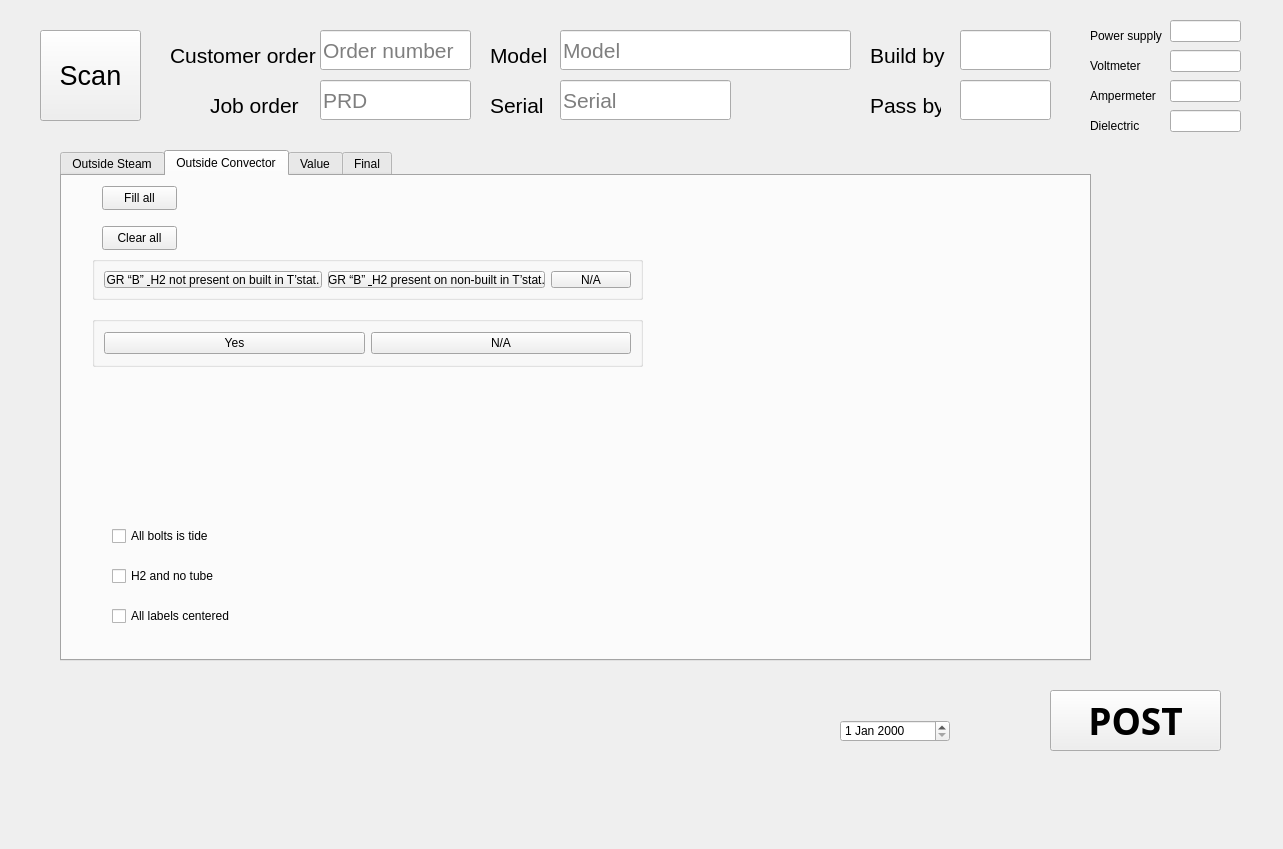
<?xml version="1.0" encoding="UTF-8"?>
<ui version="4.0">
 <class>MainWindow</class>
 <widget class="QMainWindow" name="MainWindow">
  <property name="geometry">
   <rect>
    <x>0</x>
    <y>0</y>
    <width>1283</width>
    <height>849</height>
   </rect>
  </property>
  <property name="mouseTracking">
   <bool>false</bool>
  </property>
  <property name="windowTitle">
   <string>MainWindow</string>
  </property>
  <property name="autoFillBackground">
   <bool>false</bool>
  </property>
  <widget class="QWidget" name="centralwidget">
   <widget class="QPushButton" name="scan_Button">
    <property name="enabled">
     <bool>true</bool>
    </property>
    <property name="geometry">
     <rect>
      <x>40</x>
      <y>30</y>
      <width>101</width>
      <height>91</height>
     </rect>
    </property>
    <property name="font">
     <font>
      <pointsize>20</pointsize>
     </font>
    </property>
    <property name="cursor">
     <cursorShape>PointingHandCursor</cursorShape>
    </property>
    <property name="mouseTracking">
     <bool>false</bool>
    </property>
    <property name="tabletTracking">
     <bool>false</bool>
    </property>
    <property name="text">
     <string>Scan</string>
    </property>
    <property name="icon">
     <iconset theme="camera-photo"/>
    </property>
    <property name="checkable">
     <bool>false</bool>
    </property>
    <property name="autoRepeat">
     <bool>false</bool>
    </property>
    <property name="autoExclusive">
     <bool>false</bool>
    </property>
    <property name="autoDefault">
     <bool>false</bool>
    </property>
    <property name="default">
     <bool>false</bool>
    </property>
    <property name="flat">
     <bool>false</bool>
    </property>
   </widget>
   <widget class="QTabWidget" name="tabWidget">
    <property name="geometry">
     <rect>
      <x>60</x>
      <y>150</y>
      <width>1031</width>
      <height>511</height>
     </rect>
    </property>
    <property name="palette">
     <palette>
      <active>
       <colorrole role="Window">
        <brush brushstyle="SolidPattern">
         <color alpha="255">
          <red>230</red>
          <green>230</green>
          <blue>230</blue>
         </color>
        </brush>
       </colorrole>
      </active>
      <inactive>
       <colorrole role="Window">
        <brush brushstyle="SolidPattern">
         <color alpha="255">
          <red>230</red>
          <green>230</green>
          <blue>230</blue>
         </color>
        </brush>
       </colorrole>
      </inactive>
      <disabled>
       <colorrole role="Base">
        <brush brushstyle="SolidPattern">
         <color alpha="255">
          <red>230</red>
          <green>230</green>
          <blue>230</blue>
         </color>
        </brush>
       </colorrole>
       <colorrole role="Window">
        <brush brushstyle="SolidPattern">
         <color alpha="255">
          <red>230</red>
          <green>230</green>
          <blue>230</blue>
         </color>
        </brush>
       </colorrole>
      </disabled>
     </palette>
    </property>
    <property name="acceptDrops">
     <bool>true</bool>
    </property>
    <property name="currentIndex">
     <number>1</number>
    </property>
    <widget class="QWidget" name="OutsideTab">
     <attribute name="title">
      <string>Outside Steam</string>
     </attribute>
     <widget class="QPushButton" name="pushButton_2">
      <property name="geometry">
       <rect>
        <x>10</x>
        <y>10</y>
        <width>121</width>
        <height>61</height>
       </rect>
      </property>
      <property name="cursor">
       <cursorShape>PointingHandCursor</cursorShape>
      </property>
      <property name="text">
       <string>Autodetection</string>
      </property>
     </widget>
     <widget class="QCheckBox" name="checkBox_1">
      <property name="geometry">
       <rect>
        <x>50</x>
        <y>100</y>
        <width>101</width>
        <height>20</height>
       </rect>
      </property>
      <property name="text">
       <string>All bolts is tide</string>
      </property>
     </widget>
     <widget class="QCheckBox" name="checkBox_2">
      <property name="geometry">
       <rect>
        <x>50</x>
        <y>140</y>
        <width>101</width>
        <height>20</height>
       </rect>
      </property>
      <property name="text">
       <string>Louver is good</string>
      </property>
     </widget>
     <widget class="QCheckBox" name="checkBox_3">
      <property name="geometry">
       <rect>
        <x>50</x>
        <y>180</y>
        <width>101</width>
        <height>20</height>
       </rect>
      </property>
      <property name="text">
       <string>Motor exist</string>
      </property>
     </widget>
     <widget class="QPushButton" name="fill_button_2">
      <property name="geometry">
       <rect>
        <x>160</x>
        <y>10</y>
        <width>75</width>
        <height>24</height>
       </rect>
      </property>
      <property name="text">
       <string>Fill all</string>
      </property>
     </widget>
     <widget class="QPushButton" name="clear_button_2">
      <property name="geometry">
       <rect>
        <x>160</x>
        <y>50</y>
        <width>75</width>
        <height>24</height>
       </rect>
      </property>
      <property name="text">
       <string>Clear all</string>
      </property>
     </widget>
    </widget>
    <widget class="QWidget" name="tab">
     <attribute name="title">
      <string>Outside Convector</string>
     </attribute>
     <widget class="QCheckBox" name="checkBox_4">
      <property name="geometry">
       <rect>
        <x>50</x>
        <y>390</y>
        <width>121</width>
        <height>20</height>
       </rect>
      </property>
      <property name="text">
       <string>H2 and no tube</string>
      </property>
     </widget>
     <widget class="QCheckBox" name="checkBox_5">
      <property name="geometry">
       <rect>
        <x>50</x>
        <y>430</y>
        <width>121</width>
        <height>20</height>
       </rect>
      </property>
      <property name="text">
       <string>All labels centered  </string>
      </property>
     </widget>
     <widget class="QCheckBox" name="checkBox_6">
      <property name="geometry">
       <rect>
        <x>50</x>
        <y>350</y>
        <width>151</width>
        <height>20</height>
       </rect>
      </property>
      <property name="sizePolicy">
       <sizepolicy hsizetype="Minimum" vsizetype="Fixed">
        <horstretch>0</horstretch>
        <verstretch>0</verstretch>
       </sizepolicy>
      </property>
      <property name="layoutDirection">
       <enum>Qt::LeftToRight</enum>
      </property>
      <property name="text">
       <string>All bolts is tide</string>
      </property>
      <property name="iconSize">
       <size>
        <width>16</width>
        <height>16</height>
       </size>
      </property>
     </widget>
     <widget class="QPushButton" name="clear_button">
      <property name="geometry">
       <rect>
        <x>40</x>
        <y>50</y>
        <width>75</width>
        <height>24</height>
       </rect>
      </property>
      <property name="text">
       <string>Clear all</string>
      </property>
     </widget>
     <widget class="QPushButton" name="fill_button">
      <property name="geometry">
       <rect>
        <x>40</x>
        <y>10</y>
        <width>75</width>
        <height>24</height>
       </rect>
      </property>
      <property name="text">
       <string>Fill all</string>
      </property>
     </widget>
     <widget class="QGroupBox" name="groupBox">
      <property name="geometry">
       <rect>
        <x>30</x>
        <y>80</y>
        <width>551</width>
        <height>44</height>
       </rect>
      </property>
      <property name="title">
       <string/>
      </property>
      <layout class="QHBoxLayout" name="horizontalLayout">
       <item>
        <widget class="QPushButton" name="yes_button">
         <property name="text">
          <string>GR “B” &amp; H2 not present on built in T’stat.</string>
         </property>
         <property name="checkable">
          <bool>true</bool>
         </property>
        </widget>
       </item>
       <item>
        <widget class="QPushButton" name="no_button">
         <property name="text">
          <string>GR “B” &amp; H2 present on non-built in T’stat.</string>
         </property>
         <property name="checkable">
          <bool>true</bool>
         </property>
        </widget>
       </item>
       <item>
        <widget class="QPushButton" name="na_button">
         <property name="text">
          <string>N/A</string>
         </property>
         <property name="checkable">
          <bool>true</bool>
         </property>
        </widget>
       </item>
      </layout>
     </widget>
     <widget class="QGroupBox" name="enclosure_groupbox">
      <property name="geometry">
       <rect>
        <x>30</x>
        <y>140</y>
        <width>551</width>
        <height>51</height>
       </rect>
      </property>
      <property name="title">
       <string/>
      </property>
      <layout class="QHBoxLayout" name="horizontalLayout_2">
       <item>
        <widget class="QPushButton" name="pushButton">
         <property name="text">
          <string>Yes</string>
         </property>
         <property name="checkable">
          <bool>true</bool>
         </property>
        </widget>
       </item>
       <item>
        <widget class="QPushButton" name="pushButton_3">
         <property name="text">
          <string>N/A</string>
         </property>
         <property name="checkable">
          <bool>true</bool>
         </property>
        </widget>
       </item>
      </layout>
     </widget>
    </widget>
    <widget class="QWidget" name="ValueTab">
     <attribute name="title">
      <string>Value</string>
     </attribute>
     <widget class="QLineEdit" name="voltage_input">
      <property name="geometry">
       <rect>
        <x>100</x>
        <y>60</y>
        <width>113</width>
        <height>22</height>
       </rect>
      </property>
      <property name="font">
       <font>
        <family>Arial</family>
       </font>
      </property>
      <property name="acceptDrops">
       <bool>false</bool>
      </property>
      <property name="dragEnabled">
       <bool>false</bool>
      </property>
      <property name="readOnly">
       <bool>true</bool>
      </property>
     </widget>
     <widget class="QLineEdit" name="resistance_input">
      <property name="geometry">
       <rect>
        <x>100</x>
        <y>110</y>
        <width>113</width>
        <height>22</height>
       </rect>
      </property>
      <property name="font">
       <font>
        <family>Arial</family>
       </font>
      </property>
     </widget>
     <widget class="QCheckBox" name="checkBox">
      <property name="geometry">
       <rect>
        <x>250</x>
        <y>60</y>
        <width>75</width>
        <height>20</height>
       </rect>
      </property>
      <property name="text">
       <string>CheckBox</string>
      </property>
     </widget>
     <widget class="QLabel" name="label_11">
      <property name="geometry">
       <rect>
        <x>28</x>
        <y>60</y>
        <width>61</width>
        <height>20</height>
       </rect>
      </property>
      <property name="text">
       <string>Voltage</string>
      </property>
     </widget>
     <widget class="QLabel" name="label_12">
      <property name="geometry">
       <rect>
        <x>28</x>
        <y>110</y>
        <width>61</width>
        <height>20</height>
       </rect>
      </property>
      <property name="text">
       <string>Resistance</string>
      </property>
     </widget>
     <widget class="QLabel" name="label_13">
      <property name="geometry">
       <rect>
        <x>28</x>
        <y>160</y>
        <width>61</width>
        <height>20</height>
       </rect>
      </property>
      <property name="text">
       <string>Watts</string>
      </property>
     </widget>
     <widget class="QLineEdit" name="watts_input">
      <property name="geometry">
       <rect>
        <x>100</x>
        <y>160</y>
        <width>113</width>
        <height>22</height>
       </rect>
      </property>
      <property name="font">
       <font>
        <family>Arial</family>
       </font>
      </property>
      <property name="readOnly">
       <bool>true</bool>
      </property>
     </widget>
    </widget>
    <widget class="QWidget" name="FinalTab">
     <attribute name="title">
      <string>Final</string>
     </attribute>
    </widget>
   </widget>
   <widget class="QLabel" name="label">
    <property name="geometry">
     <rect>
      <x>170</x>
      <y>40</y>
      <width>151</width>
      <height>31</height>
     </rect>
    </property>
    <property name="font">
     <font>
      <pointsize>16</pointsize>
     </font>
    </property>
    <property name="text">
     <string>Customer order</string>
    </property>
   </widget>
   <widget class="QLineEdit" name="order_input">
    <property name="geometry">
     <rect>
      <x>320</x>
      <y>30</y>
      <width>151</width>
      <height>40</height>
     </rect>
    </property>
    <property name="font">
     <font>
      <family>Arial</family>
      <pointsize>16</pointsize>
     </font>
    </property>
    <property name="placeholderText">
     <string>Order number</string>
    </property>
   </widget>
   <widget class="QLabel" name="label_2">
    <property name="geometry">
     <rect>
      <x>210</x>
      <y>90</y>
      <width>91</width>
      <height>31</height>
     </rect>
    </property>
    <property name="font">
     <font>
      <pointsize>16</pointsize>
     </font>
    </property>
    <property name="text">
     <string>Job order</string>
    </property>
   </widget>
   <widget class="QLineEdit" name="prd_input">
    <property name="geometry">
     <rect>
      <x>320</x>
      <y>80</y>
      <width>151</width>
      <height>40</height>
     </rect>
    </property>
    <property name="font">
     <font>
      <family>Arial</family>
      <pointsize>16</pointsize>
     </font>
    </property>
    <property name="placeholderText">
     <string>PRD</string>
    </property>
   </widget>
   <widget class="QLabel" name="label_3">
    <property name="geometry">
     <rect>
      <x>490</x>
      <y>40</y>
      <width>71</width>
      <height>31</height>
     </rect>
    </property>
    <property name="font">
     <font>
      <pointsize>16</pointsize>
     </font>
    </property>
    <property name="text">
     <string>Model</string>
    </property>
   </widget>
   <widget class="QLineEdit" name="line_model">
    <property name="geometry">
     <rect>
      <x>560</x>
      <y>30</y>
      <width>291</width>
      <height>40</height>
     </rect>
    </property>
    <property name="font">
     <font>
      <pointsize>16</pointsize>
     </font>
    </property>
    <property name="layoutDirection">
     <enum>Qt::LeftToRight</enum>
    </property>
    <property name="placeholderText">
     <string>Model</string>
    </property>
   </widget>
   <widget class="QLabel" name="label_4">
    <property name="geometry">
     <rect>
      <x>490</x>
      <y>90</y>
      <width>71</width>
      <height>31</height>
     </rect>
    </property>
    <property name="font">
     <font>
      <pointsize>16</pointsize>
     </font>
    </property>
    <property name="text">
     <string>Serial</string>
    </property>
   </widget>
   <widget class="QLineEdit" name="serial_input">
    <property name="geometry">
     <rect>
      <x>560</x>
      <y>80</y>
      <width>171</width>
      <height>40</height>
     </rect>
    </property>
    <property name="font">
     <font>
      <family>Arial</family>
      <pointsize>16</pointsize>
     </font>
    </property>
    <property name="placeholderText">
     <string>Serial</string>
    </property>
   </widget>
   <widget class="QDateEdit" name="dateEdit">
    <property name="geometry">
     <rect>
      <x>840</x>
      <y>720</y>
      <width>110</width>
      <height>22</height>
     </rect>
    </property>
   </widget>
   <widget class="QLabel" name="label_5">
    <property name="geometry">
     <rect>
      <x>870</x>
      <y>40</y>
      <width>91</width>
      <height>31</height>
     </rect>
    </property>
    <property name="font">
     <font>
      <pointsize>16</pointsize>
     </font>
    </property>
    <property name="text">
     <string>Build by</string>
    </property>
   </widget>
   <widget class="QLineEdit" name="lineEdit_5">
    <property name="geometry">
     <rect>
      <x>960</x>
      <y>30</y>
      <width>91</width>
      <height>40</height>
     </rect>
    </property>
    <property name="font">
     <font>
      <family>Arial</family>
      <pointsize>16</pointsize>
     </font>
    </property>
    <property name="placeholderText">
     <string/>
    </property>
   </widget>
   <widget class="QLabel" name="label_6">
    <property name="geometry">
     <rect>
      <x>870</x>
      <y>90</y>
      <width>71</width>
      <height>31</height>
     </rect>
    </property>
    <property name="font">
     <font>
      <pointsize>16</pointsize>
     </font>
    </property>
    <property name="text">
     <string>Pass by</string>
    </property>
   </widget>
   <widget class="QLineEdit" name="lineEdit_6">
    <property name="geometry">
     <rect>
      <x>960</x>
      <y>80</y>
      <width>91</width>
      <height>40</height>
     </rect>
    </property>
    <property name="font">
     <font>
      <family>Arial</family>
      <pointsize>16</pointsize>
     </font>
    </property>
    <property name="placeholderText">
     <string/>
    </property>
   </widget>
   <widget class="QLabel" name="label_7">
    <property name="geometry">
     <rect>
      <x>1090</x>
      <y>50</y>
      <width>81</width>
      <height>31</height>
     </rect>
    </property>
    <property name="text">
     <string>Voltmeter</string>
    </property>
   </widget>
   <widget class="QLabel" name="label_8">
    <property name="geometry">
     <rect>
      <x>1090</x>
      <y>20</y>
      <width>81</width>
      <height>31</height>
     </rect>
    </property>
    <property name="text">
     <string>Power supply</string>
    </property>
   </widget>
   <widget class="QLineEdit" name="lineEdit_8">
    <property name="geometry">
     <rect>
      <x>1170</x>
      <y>50</y>
      <width>71</width>
      <height>22</height>
     </rect>
    </property>
    <property name="placeholderText">
     <string/>
    </property>
   </widget>
   <widget class="QLineEdit" name="lineEdit_9">
    <property name="geometry">
     <rect>
      <x>1170</x>
      <y>20</y>
      <width>71</width>
      <height>22</height>
     </rect>
    </property>
    <property name="placeholderText">
     <string/>
    </property>
   </widget>
   <widget class="QLabel" name="label_9">
    <property name="geometry">
     <rect>
      <x>1090</x>
      <y>110</y>
      <width>81</width>
      <height>31</height>
     </rect>
    </property>
    <property name="text">
     <string>Dielectric</string>
    </property>
   </widget>
   <widget class="QLabel" name="label_10">
    <property name="geometry">
     <rect>
      <x>1090</x>
      <y>80</y>
      <width>81</width>
      <height>31</height>
     </rect>
    </property>
    <property name="text">
     <string>Ampermeter</string>
    </property>
   </widget>
   <widget class="QLineEdit" name="lineEdit_10">
    <property name="geometry">
     <rect>
      <x>1170</x>
      <y>110</y>
      <width>71</width>
      <height>22</height>
     </rect>
    </property>
    <property name="placeholderText">
     <string/>
    </property>
   </widget>
   <widget class="QLineEdit" name="lineEdit_11">
    <property name="geometry">
     <rect>
      <x>1170</x>
      <y>80</y>
      <width>71</width>
      <height>22</height>
     </rect>
    </property>
    <property name="placeholderText">
     <string/>
    </property>
   </widget>
   <widget class="QPushButton" name="post_button">
    <property name="enabled">
     <bool>true</bool>
    </property>
    <property name="geometry">
     <rect>
      <x>1050</x>
      <y>690</y>
      <width>171</width>
      <height>61</height>
     </rect>
    </property>
    <property name="font">
     <font>
      <family>Segoe UI Black</family>
      <pointsize>28</pointsize>
      <bold>true</bold>
     </font>
    </property>
    <property name="cursor">
     <cursorShape>ArrowCursor</cursorShape>
    </property>
    <property name="text">
     <string>POST</string>
    </property>
    <property name="default">
     <bool>false</bool>
    </property>
    <property name="flat">
     <bool>false</bool>
    </property>
   </widget>
  </widget>
  <widget class="QMenuBar" name="menubar">
   <property name="geometry">
    <rect>
     <x>0</x>
     <y>0</y>
     <width>1283</width>
     <height>22</height>
    </rect>
   </property>
  </widget>
 </widget>
 <resources/>
 <connections/>
</ui>
